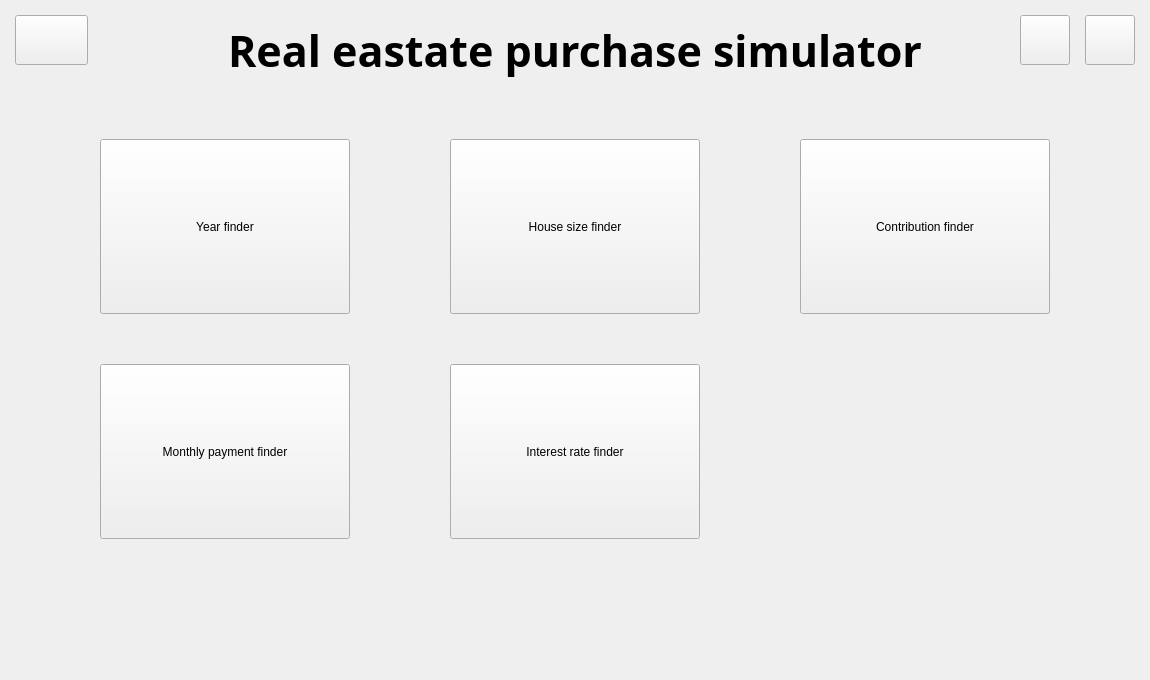
<?xml version="1.0" encoding="UTF-8"?>
<ui version="4.0">
 <class>MainWindow</class>
 <widget class="QMainWindow" name="MainWindow">
  <property name="geometry">
   <rect>
    <x>0</x>
    <y>0</y>
    <width>1150</width>
    <height>680</height>
   </rect>
  </property>
  <property name="minimumSize">
   <size>
    <width>1150</width>
    <height>680</height>
   </size>
  </property>
  <property name="windowTitle">
   <string>MainWindow</string>
  </property>
  <widget class="QWidget" name="centralwidget">
   <property name="minimumSize">
    <size>
     <width>1150</width>
     <height>680</height>
    </size>
   </property>
   <widget class="QStackedWidget" name="stackedWidget">
    <property name="geometry">
     <rect>
      <x>0</x>
      <y>89</y>
      <width>1200</width>
      <height>1431</height>
     </rect>
    </property>
    <property name="currentIndex">
     <number>0</number>
    </property>
    <widget class="QWidget" name="home">
     <widget class="QToolButton" name="year_toolButton">
      <property name="geometry">
       <rect>
        <x>100</x>
        <y>50</y>
        <width>250</width>
        <height>175</height>
       </rect>
      </property>
      <property name="text">
       <string>Year finder</string>
      </property>
     </widget>
     <widget class="QToolButton" name="house_size_toolButton">
      <property name="geometry">
       <rect>
        <x>450</x>
        <y>50</y>
        <width>250</width>
        <height>175</height>
       </rect>
      </property>
      <property name="text">
       <string>House size finder</string>
      </property>
     </widget>
     <widget class="QToolButton" name="contribution_toolButton">
      <property name="geometry">
       <rect>
        <x>800</x>
        <y>50</y>
        <width>250</width>
        <height>175</height>
       </rect>
      </property>
      <property name="text">
       <string>Contribution finder</string>
      </property>
     </widget>
     <widget class="QToolButton" name="monthly_payment_toolButton">
      <property name="geometry">
       <rect>
        <x>100</x>
        <y>275</y>
        <width>250</width>
        <height>175</height>
       </rect>
      </property>
      <property name="text">
       <string>Monthly payment finder</string>
      </property>
     </widget>
     <widget class="QToolButton" name="interest_rate_toolButton">
      <property name="geometry">
       <rect>
        <x>450</x>
        <y>275</y>
        <width>250</width>
        <height>175</height>
       </rect>
      </property>
      <property name="text">
       <string>Interest rate finder</string>
      </property>
     </widget>
    </widget>
   </widget>
   <widget class="QPushButton" name="back_pushButton">
    <property name="geometry">
     <rect>
      <x>15</x>
      <y>15</y>
      <width>73</width>
      <height>50</height>
     </rect>
    </property>
    <property name="text">
     <string/>
    </property>
   </widget>
   <widget class="QLabel" name="title">
    <property name="geometry">
     <rect>
      <x>100</x>
      <y>20</y>
      <width>950</width>
      <height>60</height>
     </rect>
    </property>
    <property name="font">
     <font>
      <family>Arial Black</family>
      <pointsize>32</pointsize>
      <weight>75</weight>
      <bold>true</bold>
     </font>
    </property>
    <property name="text">
     <string>Real eastate purchase simulator</string>
    </property>
    <property name="alignment">
     <set>Qt::AlignCenter</set>
    </property>
   </widget>
   <widget class="QPushButton" name="quit_pushButton">
    <property name="geometry">
     <rect>
      <x>1085</x>
      <y>15</y>
      <width>50</width>
      <height>50</height>
     </rect>
    </property>
    <property name="text">
     <string notr="true"/>
    </property>
   </widget>
   <widget class="QPushButton" name="settings_pushButton">
    <property name="geometry">
     <rect>
      <x>1020</x>
      <y>15</y>
      <width>50</width>
      <height>50</height>
     </rect>
    </property>
    <property name="text">
     <string/>
    </property>
   </widget>
  </widget>
 </widget>
 <resources/>
 <connections/>
</ui>
